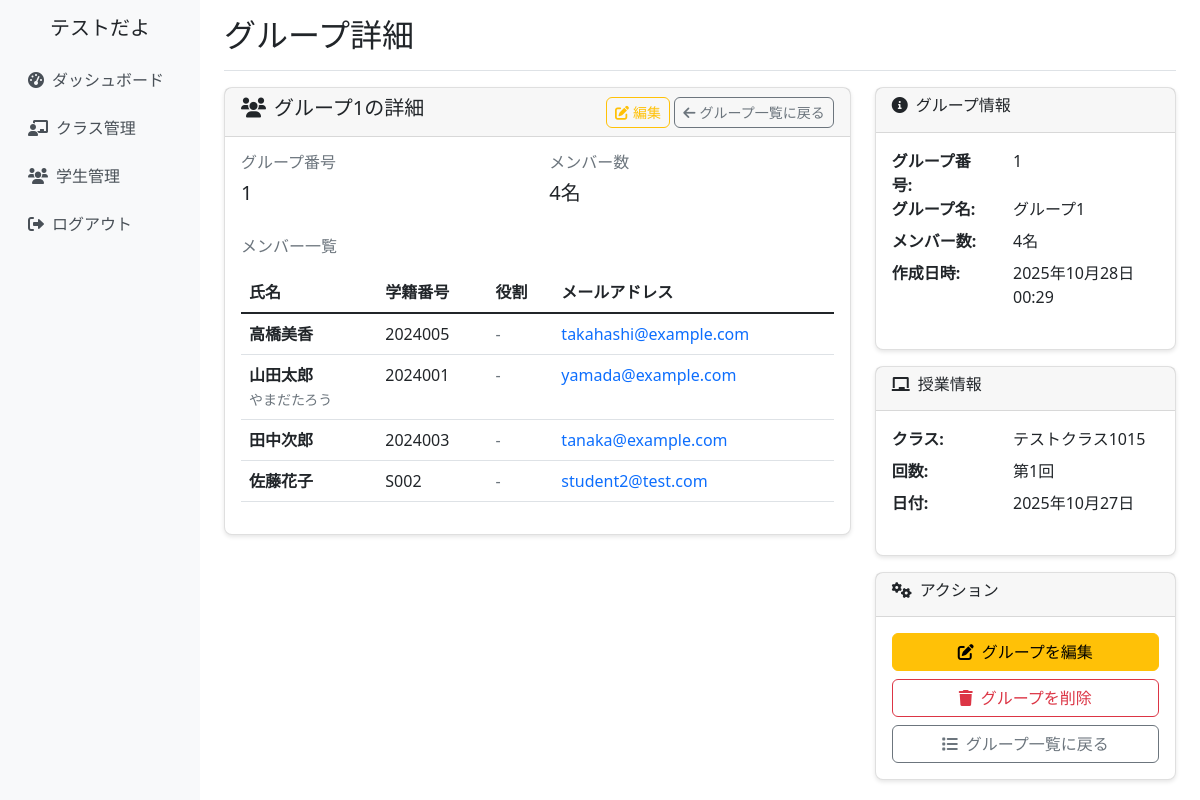
Page /lesson-sessions/10/groups/53/ (signed in) on the committed database.
### school_management/models.py (models this page shows, shortened)
class CustomUser(AbstractUser):
    ROLE_CHOICES = [
        ('admin', '管理者'),
        ('teacher', '教員'),
        ('student', '学生'),
    ]
    username = None  # usernameフィールドを無効化
    email = models.EmailField(unique=True, null=True, blank=True)
    full_name = models.CharField(max_length=100, verbose_name='氏名')
    furigana = models.CharField(max_length=100, blank=True, verbose_name='ふりがな')
    points = models.IntegerField(default=0, verbose_name='ポイント')
    role = models.CharField(
        max_length=10,
        choices=ROLE_CHOICES,
        default='student',
        verbose_name='役割'
    )
    student_number = models.CharField(max_length=20, blank=True, verbose_name='学籍番号')
    teacher_id = models.CharField(max_length=20, blank=True, verbose_name='教員ID')
    created_at = models.DateTimeField(auto_now_add=True, verbose_name='登録日時')
    updated_at = models.DateTimeField(auto_now=True, verbose_name='更新日時')
    groups = models.ManyToManyField(
        'auth.Group',
        verbose_name='groups',
        blank=True,
        help_text='The groups this user belongs to.',
        related_name="customuser_set",
        related_query_name="customuser",
    )
    user_permissions = models.ManyToManyField(
        'auth.Permission',
        verbose_name='user permissions',
        blank=True,
        help_text='Specific permissions for this user.',
        related_name="customuser_set",
        related_query_name="customuser",
    )
    USERNAME_FIELD = 'email'
    REQUIRED_FIELDS = ['full_name']
    objects = CustomUserManager()
    class Meta:
        verbose_name = 'ユーザー'
        verbose_name_plural = 'ユーザー'

class Group(models.Model):
    lesson_session = models.ForeignKey(LessonSession, on_delete=models.CASCADE, verbose_name='授業回')
    group_number = models.IntegerField(verbose_name='グループ番号')
    group_name = models.CharField(max_length=100, blank=True, verbose_name='グループ名', help_text='例: チーム虎、開発班A、など')
    created_at = models.DateTimeField(auto_now_add=True)
    class Meta:
        verbose_name = 'グループ'
        verbose_name_plural = 'グループ'
        unique_together = ['lesson_session', 'group_number']
    @property
    def display_name(self):
        if self.group_name:
            return f"{self.group_name}"
        return f"{self.group_number}グループ"

class GroupMember(models.Model):
    group = models.ForeignKey(Group, on_delete=models.CASCADE, verbose_name='グループ')
    student = models.ForeignKey(Student, on_delete=models.CASCADE, verbose_name='学生', related_name='group_memberships')
    role = models.CharField(max_length=50, blank=True, verbose_name='役割')
    class Meta:
        verbose_name = 'グループメンバー'
        verbose_name_plural = 'グループメンバー'
        unique_together = ['group', 'student']

class LessonSession(models.Model):
    classroom = models.ForeignKey(ClassRoom, on_delete=models.CASCADE, verbose_name='クラス')
    session_number = models.IntegerField(verbose_name='回数')
    date = models.DateField(verbose_name='実施日')
    topic = models.CharField(max_length=200, blank=True, verbose_name='テーマ・内容')
    has_quiz = models.BooleanField(default=False, verbose_name='小テストあり')
    has_peer_evaluation = models.BooleanField(default=False, verbose_name='ピア評価あり')
    peer_evaluation_closed = models.BooleanField(default=False, verbose_name='ピア評価締切済み')
    created_at = models.DateTimeField(auto_now_add=True)
    updated_at = models.DateTimeField(auto_now=True)
    class Meta:
        verbose_name = '授業回'
        verbose_name_plural = '授業回'
        unique_together = ['classroom', 'session_number']

class ClassRoom(models.Model):
    SEMESTER_CHOICES = [
        ('first', '前期'),
        ('second', '後期'),
    ]
    class_name = models.CharField(max_length=100, verbose_name='クラス名')
    year = models.IntegerField(verbose_name='年度')
    semester = models.CharField(max_length=10, choices=SEMESTER_CHOICES, verbose_name='学期')
    teachers = models.ManyToManyField(Teacher, verbose_name='担当教員', related_name='classrooms')
    students = models.ManyToManyField(Student, blank=True, verbose_name='学生')
    created_at = models.DateTimeField(auto_now_add=True)
    updated_at = models.DateTimeField(auto_now=True)
    class Meta:
        verbose_name = 'クラス'
        verbose_name_plural = 'クラス'

### school_management/views.py (the view)
# urls.py: path('lesson-sessions/<int:session_id>/groups/<int:group_id>/', views.group_detail_view, name='group_detail'),
@login_required
def group_detail_view(request, session_id, group_id):
    lesson_session = get_object_or_404(LessonSession, id=session_id, classroom__teachers=request.user)
    group = get_object_or_404(Group, id=group_id, lesson_session=lesson_session)
    members = group.groupmember_set.all().select_related('student')
    context = {
        'lesson_session': lesson_session,
        'group': group,
        'members': members,
    }
    return render(request, 'school_management/group_detail.html', context)

### school_management/templates/school_management/group_detail.html (shortened to what this page needs)
{% extends 'school_management/base.html' %}
{% block page_title %}グループ詳細{% endblock %}
{% block content %}
<div class="row">
    <div class="col-md-8">
        <div class="card">
            <div class="card-header d-flex justify-content-between align-items-center">
                <h5><i class="fas fa-users me-2"></i>{{ group.display_name }}の詳細</h5>
                <div>
                    <a href="{% url 'school_management:group_edit' lesson_session.id group.id %}" class="btn btn-outline-warning btn-sm">
                        <i class="fas fa-edit me-1"></i>編集
                    </a>
                    <a href="{% url 'school_management:group_list' lesson_session.id %}" class="btn btn-outline-secondary btn-sm">
                        <i class="fas fa-arrow-left me-1"></i>グループ一覧に戻る
                    </a>
                </div>
            </div>
            <div class="card-body">
                <div class="row mb-4">
                    <div class="col-md-6">
                        <h6 class="text-muted">グループ番号</h6>
                        <p class="h5">{{ group.group_number }}</p>
                    </div>
                    <div class="col-md-6">
                        <h6 class="text-muted">メンバー数</h6>
                        <p class="h5">{{ members.count }}名</p>
                    </div>
                </div>
                <h6 class="text-muted mb-3">メンバー一覧</h6>
                {% if members %}
                    <div class="table-responsive">
                        <table class="table table-hover">
                            <thead>
                                <tr>
                                    <th>氏名</th>
                                    <th>学籍番号</th>
                                    <th>役割</th>
                                    <th>メールアドレス</th>
                                </tr>
                            </thead>
                            <tbody>
                                {% for member in members %}
                                <tr>
                                    <td>
                                        <strong>{{ member.student.full_name }}</strong>
                                        {% if member.student.furigana %}
                                        <br><small class="text-muted">{{ member.student.furigana }}</small>
                                        {% endif %}
                                    </td>
                                    <td>{{ member.student.student_number }}</td>
                                    <td>
                                        {% if member.role %}
                                            <span class="badge bg-primary">{{ member.role }}</span>
                                        {% else %}
                                            <span class="text-muted">-</span>
                                        {% endif %}
                                    </td>
                                    <td>
                                        {% if member.student.email %}
                                            <a href="mailto:{{ member.student.email }}" class="text-decoration-none">
                                                {{ member.student.email }}
                                            </a>
                                        {% else %}
                                            <span class="text-muted">未設定</span>
                                        {% endif %}
                                    </td>
                                </tr>
                                {% endfor %}
                            </tbody>
                        </table>
                    </div>
                {% endif %}
            </div>
        </div>
    </div>
    <div class="col-md-4">
        <div class="card">
            <div class="card-header">
                <h6><i class="fas fa-info-circle me-2"></i>グループ情報</h6>
            </div>
            <div class="card-body">
                <dl class="row">
                    <dt class="col-sm-5">グループ番号:</dt>
                    <dd class="col-sm-7">{{ group.group_number }}</dd>
                    <dt class="col-sm-5">グループ名:</dt>
                    <dd class="col-sm-7">{{ group.group_name|default:"未設定" }}</dd>
                    <dt class="col-sm-5">メンバー数:</dt>
                    <dd class="col-sm-7">{{ members.count }}名</dd>
                    <dt class="col-sm-5">作成日時:</dt>
                    <dd class="col-sm-7">{{ group.created_at|date:"Y年m月d日 H:i" }}</dd>
                </dl>
            </div>
        </div>
        <div class="card mt-3">
            <div class="card-header">
                <h6><i class="fas fa-chalkboard me-2"></i>授業情報</h6>
            </div>
            <div class="card-body">
                <dl class="row">
                    <dt class="col-sm-5">クラス:</dt>
                    <dd class="col-sm-7">{{ lesson_session.classroom.class_name }}</dd>
                    <dt class="col-sm-5">回数:</dt>
                    <dd class="col-sm-7">第{{ lesson_session.session_number }}回</dd>
                    <dt class="col-sm-5">日付:</dt>
                    <dd class="col-sm-7">{{ lesson_session.date|date:"Y年m月d日" }}</dd>
                </dl>
            </div>
        </div>
        <div class="card mt-3">
            <div class="card-header">
                <h6><i class="fas fa-cogs me-2"></i>アクション</h6>
            </div>
            <div class="card-body">
                <div class="d-grid gap-2">
                    <a href="{% url 'school_management:group_edit' lesson_session.id group.id %}" class="btn btn-warning">
                        <i class="fas fa-edit me-2"></i>グループを編集
                    </a>
                    <a href="{% url 'school_management:group_delete' lesson_session.id group.id %}"
                       class="btn btn-outline-danger"
                       onclick="return confirm('グループ「{{ group.display_name }}」を削除しますか？')">
                        <i class="fas fa-trash me-2"></i>グループを削除
                    </a>
                    <a href="{% url 'school_management:group_list' lesson_session.id %}" class="btn btn-outline-secondary">
                        <i class="fas fa-list me-2"></i>グループ一覧に戻る
                    </a>
                </div>
            </div>
        </div>
    </div>
</div>
{% endblock %}

### school_management/templates/school_management/base.html (shortened to what this page needs)
{% load static %}
<!DOCTYPE html>
<html lang="ja">
<head>
    <link href="https://cdn.jsdelivr.net/npm/bootstrap@5.1.3/dist/css/bootstrap.min.css" rel="stylesheet">
    <link href="https://cdnjs.cloudflare.com/ajax/libs/font-awesome/6.0.0/css/all.min.css" rel="stylesheet">
    <link href="{% static 'school_management/css/base.css' %}" rel="stylesheet">
</head>
<body>
    <div class="container-fluid">
        <div class="row">
            {% if user.is_authenticated %}
            <nav class="col-md-3 col-lg-2 d-md-block d-none sidebar collapse">
                <div class="position-sticky pt-3">
                    <div class="text-center mb-3">
                        <h5>{{ user.full_name }}</h5>
                    </div>
                    <ul class="nav flex-column">
                        <li class="nav-item">
                            <a class="nav-link" href="{% url 'school_management:dashboard' %}">
                                <i class="fas fa-tachometer-alt me-2"></i>ダッシュボード
                            </a>
                        </li>
                        <li class="nav-item">
                            <a class="nav-link" href="{% url 'school_management:class_list' %}">
                                <i class="fas fa-chalkboard-teacher me-2"></i>クラス管理
                            </a>
                        </li>
                        <li class="nav-item">
                            <a class="nav-link" href="{% url 'school_management:student_list' %}">
                                <i class="fas fa-users me-2"></i>学生管理
                            </a>
                        </li>
                        <li class="nav-item">
                            <a class="nav-link" href="{% url 'school_management:logout' %}">
                                <i class="fas fa-sign-out-alt me-2"></i>ログアウト
                            </a>
                        </li>
                    </ul>
                </div>
            </nav>
            <main class="col-md-9 ms-sm-auto col-lg-10 px-md-4 main-content">
                <div class="d-flex justify-content-between flex-wrap flex-md-nowrap align-items-center pt-3 pb-2 mb-3 border-bottom">
                    <h1 class="h2">{% block page_title %}{% endblock %}</h1>
                </div>
                {% block content %}{% endblock %}
            </main>
            {% else %}
            <div class="col-12">
                {% block login_content %}{% endblock %}
            </div>
            {% endif %}
        </div>
    </div>
</body>
</html>

### school_management/static/school_management/css/base.css (style rules this page uses)
.sidebar { min-height: 100vh; background-color: #f8f9fa; }
.main-content { min-height: 100vh; }
.card { box-shadow: 0 2px 4px rgba(0, 0, 0, 0.1); border-radius: 8px; }
.btn { border-radius: 6px; transition: all 0.2s ease-in-out; }
.nav-link { color: #495057; padding: 0.75rem 1rem; border-radius: 6px; transition: all 0.2s ease-in-out; }
@media (min-width: 768px) { .sidebar { position: relative; left: 0; } }

### rows in the picture
CustomUser: full_name "テストだよ"
Group: display_name "グループ1", group_number "1", group_name "グループ1", created_at "2025年10月28日 00:29"
GroupMember: student.full_name "高橋美香", student.student_number "2024005", student.email "takahashi@example.com"
GroupMember: student.full_name "山田太郎", student.furigana "やまだたろう", student.student_number "2024001", student.email "yamada@example.com"
GroupMember: student.full_name "田中次郎", student.student_number "2024003", student.email "tanaka@example.com"
GroupMember: student.full_name "佐藤花子", student.student_number "S002", student.email "student2@test.com"
LessonSession: classroom.class_name "テストクラス1015", session_number "1", date "2025年10月27日"

### other values in the picture
{{ members.count }} "4"
